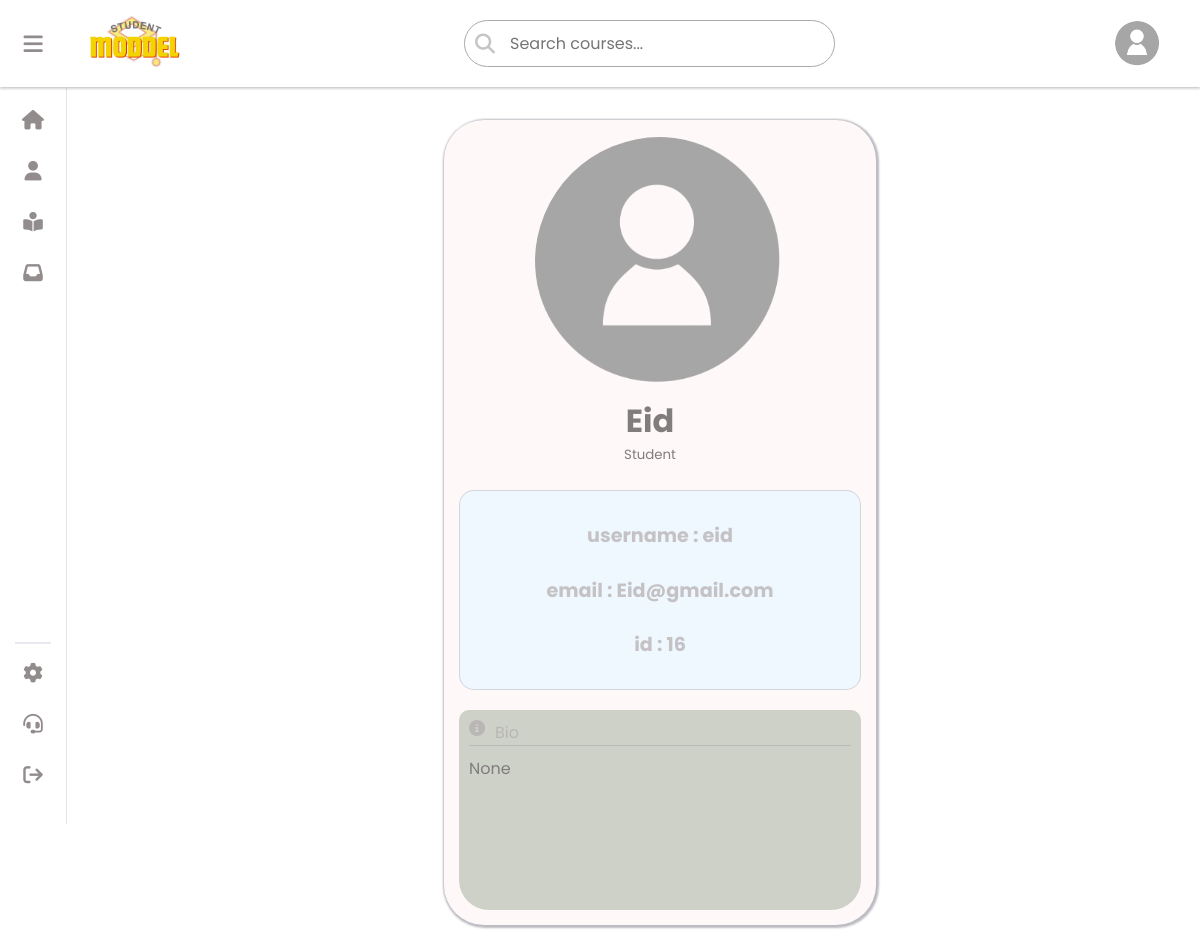
/profile (signed in), run on an earlier commit of the app's database.
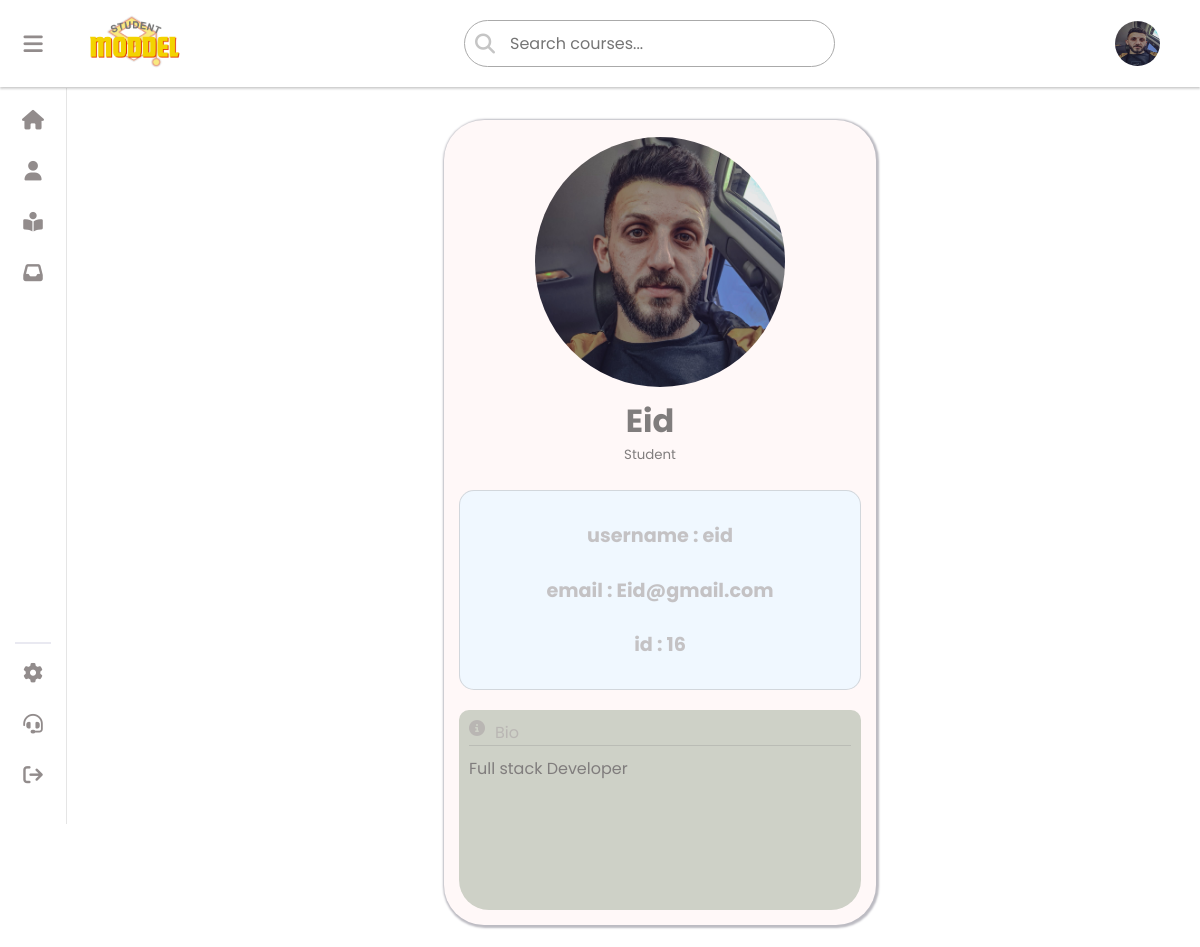
And on a later commit of the database.
### crud/models.py (models this page shows)
class Student(models.Model):
    fullname = models.CharField(max_length=90,null=False,default='No Name Provided')
    user = models.ForeignKey(User, on_delete=models.CASCADE, default=1)
    email = models.CharField(max_length=100)
    id_user = models.IntegerField( null=True)
    avatar = models.ImageField(upload_to='avatars/', null=True, blank=True, default= 'defult.png')
    bio = models.CharField(max_length=250 , null=True, blank=True, default='None')

### crud/views.py (the view)
# urls.py: path('profile', views.profile, name='profile'),
@login_required(login_url='login')
def profile(request):
    userl = request.user
    print(f'Logged-in user: {userl}')
    student = Student.objects.filter(user=userl).first()
    print(f'Student found: {student}')
    return render(request, 'userd.html', {'student': student})

### crud/templates/userd.html (shortened to what this page needs)
<!DOCTYPE html>
<html lang="en">
  <head>
    {% load static %}
    <link
      rel="stylesheet"
      type="text/css"
      href="{% static 'css/style.css' %}"
    />
    <link
      rel="stylesheet"
      type="text/css"
      href="{% static 'css/profile.css' %}"
    />
    <link
      rel="stylesheet"
      href="https://cdnjs.cloudflare.com/ajax/libs/font-awesome/6.5.1/css/all.min.css"
    />
  </head>
  <body>
    {% include "aside.html" %}
    <div class="pagecontent">
      <div class="content">
        <div class="profile-card">
          <div class="profile-header">
            <div class="main-profile">
              <div class="profile-image">
                {% if student.avatar %}
                <img src="{{student.avatar.url}}" alt="" class="profile" />
                {% else %}
                <img
                  src="{% static 'assets/defult.png'%}"
                  alt=""
                  class="profile"
                />
                {% endif %}
              </div>
              <div class="profile-names">
                <h1 class="username">{{student.fullname}}</h1>
                <small class="page-title">Student</small>
              </div>
            </div>
          </div>
          <div class="profile-body">
            <div class="account-info">
              <div class="data">
                <h4>username : {{student.user}}</h4>
                <h4>email : {{student.email}}</h4>
                <h4>id : {{student.id_user}}</h4>
              </div>
            </div>
            <div class="profile-actions">
              <section class="bio">
                <div class="bio-header">
                  <i class="fa fa-info-circle"></i>
                  Bio
                </div>
                <p class="bio-text">{{student.bio}}</p>
              </section>
            </div>
          </div>
        </div>
      </div>
    </div>
  </body>
</html>

### crud/templates/aside.html (shortened to what this page needs)
{% load static %}
<div class="navcontainer">   <nav>
    <div class="navbar">
        <button class="user" id="user">
            <i class="fa-solid fa-bars"></i>
        </button>
        <div class="logo">
            <a href="{% url '' %}"><img src="{% static 'logo.png' %}" width="100px" alt="" class="logoimg"></a>
        </div>
    </div>
       {% if not user.is_staff%}
    <div class="search_box">
        <form method="GET" action="{% url 'search_courses' %}">
            <button type="submit"><i class="fa fa-search" aria-hidden="true"></i></button>
            <input name="search" type="text" placeholder="Search courses..." required>
        </form>
    </div>
    {%endif%}
    <div class="new">
        {% if student.avatar %}
        <img  src="{{student.avatar.url}}" height="45px" width="45px" style="border-radius: 50%;" alt="" class="profile">
        {% else %}
        <img  src="{% static 'assets/defult.png'%}" height="45px" width="45px" style="border-radius: 50%;  object-fit: cover;
        " alt="" class="profile">
        {% endif %}
    </div>
</nav></div>
<aside class="aside" id="aside">
    <div class="list">
        <ul>
            <li><button>
                <a href="{% url '' %}"><i class="fa-solid fa-house"></i><span class="text">home</span></a>
                </button></li>
            <li><button>
                  <a href="{% url 'profile' %}">  <i class="fa-solid fa-user"></i><span class="text">profile</span></a>
                </button></li>
                {%if not user.is_staff%}
            <li><button>
                <a href="{% url 'mycourses' %}">  <i class="fa-solid fa-book-open-reader"></i><span class="text">My Courses</span></a>
                </button></li>
                {%endif%}
            <li><button>
                <a href="{% url 'notifications' %}"><i class="fa-solid fa-inbox"></i></i><span class="text">inbox</span>
                </button></li></a>
        </ul>
    </div>
    <hr>
    <div class="list">
        <ul>
            <li><button>
                <a href="{% url 'sittings' %}"><i class="fa-solid fa-gear"></i><span class="text">sittings</span></a>
                </button></li>
            <li><button>
                <a href="{% url 'support' %}"><i class="fa-solid fa-headset"></i><span class="text">Contact</span></a>
                </button></li>
            <li><button >
                   <a href="{% url 'logout' %}"><i class="fa-solid fa-arrow-right-from-bracket"></i><span class="text">logOut</span></a>
                </button></li>
        </ul>
    </div>
</aside>

What changed in the data, as far as the page shows it:
changed Student "Eid": avatar: a different picture; bio "None" → "Full stack Developer"
